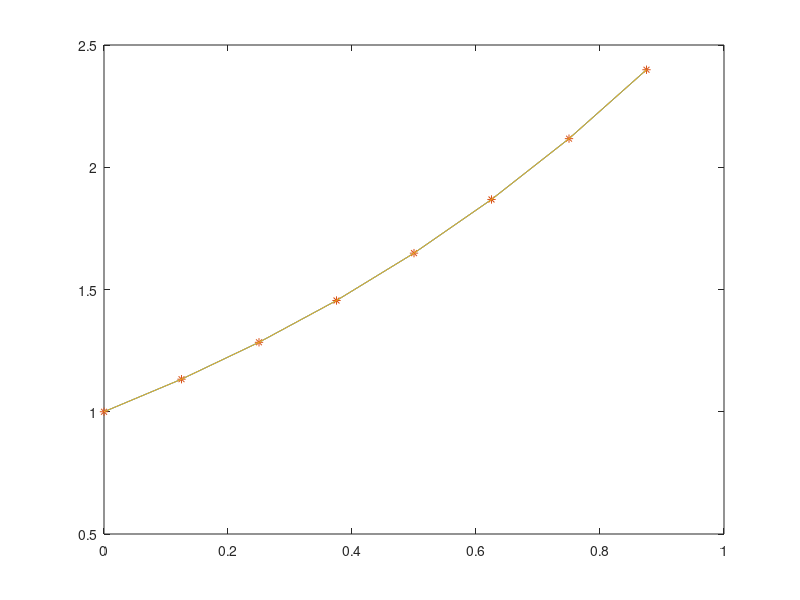
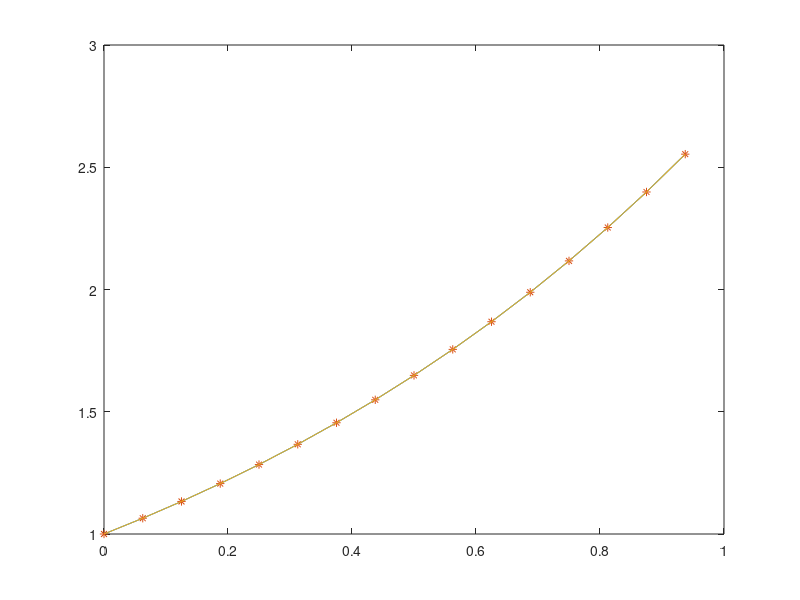
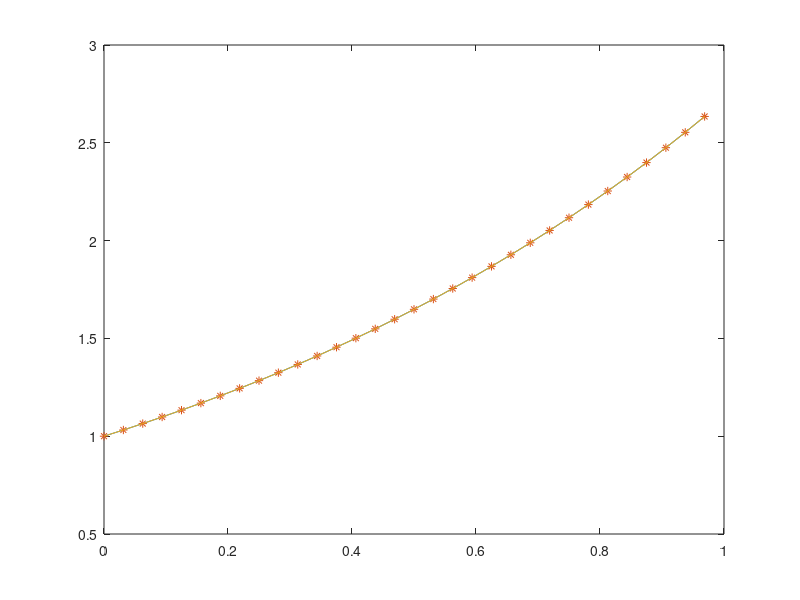

These figures' MATLAB source, in order: (Note: this script raises an error after producing the figures.)
% Problem 10.2.3

clear
clc

t = [0/8 1/8 2/8 3/8 4/8 5/8 6/8 7/8];
x = exp(t);

y = fft(x)/sqrt(8);
a = real(y);
b = imag(y);
p = (a(1)/sqrt(8)) + (2/sqrt(8)) * [a(2)*cos(2*1*pi*t) - b(2)*sin(2*1*pi*t) + a(3)*cos(2*2*pi*t) - b(3)*sin(2*2*pi*t) + a(4)*cos(2*3*pi*t) - b(4)*sin(2*3*pi*t)] + (a(5)/sqrt(8)) * cos(8*pi*t);

plot(t,x);
hold on
plot(t,x,'*');
hold on
plot(t,p);
hold off

% Problem 10.2.4

% Part 1

n = 16;
j = 0:1:15;
t1 = j/16;

x1 = exp(t1);

y1 = fft(x1)/sqrt(n);
a1 = real(y1);
b1 = imag(y1);

sumiqua = 0;
for k = 1:7
sumiqua = sumiqua + a1(k+1)*cos(2*k*pi*t1) - b1(k+1)*sin(2*k*pi*t1);
end
p1 = (a1(1)/sqrt(n)) + (2/sqrt(n))*sumiqua + (a1(9)/sqrt(n))*cos(n*pi*t1);

figure
plot(t1,x1);
hold on
plot(t1,x1,'*');
hold on
plot(t1,p1);
hold off

% Part 2

n1 = 32;
j1 = 0:1:n1-1;
t2 = j1/n1;

x3 = exp(t2);

y2 = fft(x3)/sqrt(n1);
a2 = real(y2);
b2 = imag(y2);

sumiqua1 = 0;
for k = 1:15
sumiqua1 = sumiqua1 + a2(k+1)*cos(2*k*pi*t2) - b2(k+1)*sin(2*k*pi*t2);
end
p2 = (a2(1)/sqrt(n1)) + (2/sqrt(n1))*sumiqua1 + (a2(17)/sqrt(n1))*cos(n1*pi*t2);

figure
plot(t2,x3);
hold on
plot(t2,x3,'*');
hold on
plot(t2,p2);
hold off

% Problem 10.3.2

% Part a

x = [3 0 -3 0 3 0 -6 0];
n = 8;

dftinterp1(x,n);
dftfilter([0 1],x,4,8,50);
hold on
dftfilter([0 1],x,6,8,50);
hold on
dftfilter([0 1],x,8,8,50);

% Part b

x = [1 0 -2 1 3 0 -2 1];
n = 8;

hold off
figure
dftinterp1(x,n);
dftfilter([0 1],x,4,8,50);
hold on
dftfilter([0 1],x,6,8,50);
hold on
dftfilter([0 1],x,8,8,50);

% Part c

x = [1 2 3 1 -1 -1 -3 0];
n = 8;

hold off
figure
dftinterp1(x,n);
dftfilter([0 1],x,4,8,50);
hold on
dftfilter([0 1],x,6,8,50);
hold on
dftfilter([0 1],x,8,8,50);

% Part d

x = [4.2 5.0 3.8 1.6 -2 -1.4 0 1];
n = 8;

hold off
figure
dftinterp1(x,n);
dftfilter([0 1],x,4,8,50);
hold on
dftfilter([0 1],x,6,8,50);
hold on
dftfilter([0 1],x,8,8,50);


% Problem 10.3.3

hold off
figure
load handel.mat;
n = 2^14
x = y(1:n);
m = n/2;
dftfilter([0 1],x,m,n,n);

hold off
figure
n = 2^14
x = y(1:n);
m = n/4;
dftfilter([0 1],x,m,n,n);

hold off
figure
load handel.mat;
n = 2^14
x = y(1:n);
m = n/8;
dftfilter([0 1],x,m,n,n);

